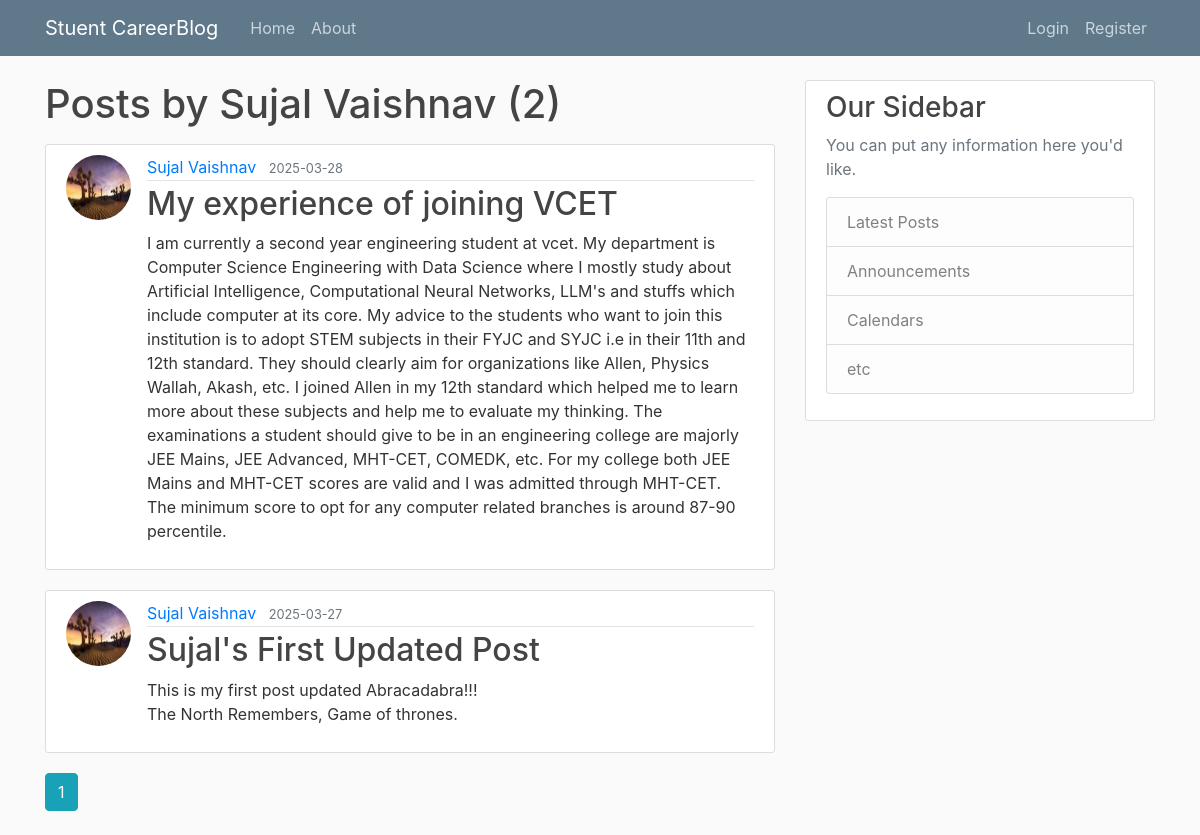
/user/Sujal Vaishnav, run on the app's committed database.
### flaskblog/models.py (models this page shows, shortened)
class User(db.Model, UserMixin):
    id = db.Column(db.Integer, primary_key=True)
    username = db.Column(db.String(20), unique=True, nullable=False)
    email = db.Column(db.String(120), unique=True, nullable=False)
    image_file = db.Column(db.String(20), nullable=False, default='default.jpg')
    password = db.Column(db.String(60), nullable=False)
    posts = db.relationship('Post', backref='author', lazy=True)

class Post(db.Model):
    id = db.Column(db.Integer, primary_key=True)
    title = db.Column(db.String(100), nullable=False)
    date_posted = db.Column(db.DateTime, nullable=False, default=datetime.utcnow)
    content = db.Column(db.Text, nullable=False)
    user_id = db.Column(db.Integer, db.ForeignKey('user.id'), nullable=False)

### flaskblog/users/routes.py (the view)
@users.route("/user/<string:username>")
def user_posts(username):
    page = request.args.get('page', 1, type=int)
    user = User.query.filter_by(username=username).first_or_404()
    posts = Post.query.filter_by(author=user)\
        .order_by(Post.date_posted.desc())\
        .paginate(page=page, per_page=5)
    return render_template('user_posts.html', posts=posts, user=user)

### flaskblog/templates/user_posts.html
{% extends "layout.html" %}
{% block content %}
<h1 class="mb-3">Posts by {{ user.username }} ({{ posts.total }})</h1>
{% for post in posts.items %}
<article class="media content-section">
  <img class="rounded-circle article-img"
    src="{{ url_for('static', filename='profile_pics/' + post.author.image_file) }}">
  <div class="media-body">
    <div class="article-metadata">
      <a class="mr-2" href="{{ url_for('users.user_posts', username=post.author.username) }}">{{ post.author.username
        }}</a>
      <small class="text-muted">{{ post.date_posted.strftime('%Y-%m-%d') }}</small>
    </div>
    <h2><a class="article-title" href="{{ url_for('posts.post', post_id=post.id) }}">{{ post.title }}</a></h2>
    <p class="article-content">{{ post.content }}</p>
  </div>
</article>
{% endfor %}
{% for page_num in posts.iter_pages(left_edge=1, right_edge=1, left_current=1, right_current=2) %}
{% if page_num %}
{% if posts.page == page_num %}
<a class="btn btn-info mb-4" href="{{ url_for('users.user_posts', username=user.username, page=page_num) }}">{{ page_num
  }}</a>
{% else %}
<a class="btn btn-outline-info mb-4" href="{{ url_for('users.user_posts', username=user.username, page=page_num) }}">{{
  page_num }}</a>
{% endif %}
{% else %}
...
{% endif %}
{% endfor %}
{% endblock content %}

### flaskblog/static/main.css (style rules this page uses)
body { background: #fafafa; color: #333333; margin-top: 5rem; }
h1, h2, h3, h4, h5, h6 { color: #444444; }
.content-section { background: #ffffff; padding: 10px 20px; border: 1px solid #dddddd; border-radius: 3px; margin-bottom: 20px; }
.article-title { color: #444444; }
.article-content { white-space: pre-line; }
.article-img { height: 65px; width: 65px; margin-right: 16px; }
.article-metadata { padding-bottom: 1px; margin-bottom: 4px; border-bottom: 1px solid #e3e3e3 }

### data on the page
User: username "Sujal Vaishnav"
Post: image_file (picture), author.username "Sujal Vaishnav", date_posted "2025-03-28", title "My experience of joining VCET", content "I am currently a second year engineering student at vcet. My department is Computer Science Engineering with Data Science where I mostly study about Artificial Intelligence, Computational Neural Networks, LLM's and stuffs which include computer at its core. My advice to the students who want to join this institution is to adopt STEM subjects in their FYJC and SYJC i.e in their 11th and 12th standard. They should clearly aim for organizations like Allen, Physics Wallah, Akash, etc. I joined Allen in my 12th standard which helped me to learn more about these subjects and help me to evaluate my thinking. The examinations a student should give to be in an engineering college are majorly JEE…"
Post: image_file (picture), author.username "Sujal Vaishnav", date_posted "2025-03-27", title "Sujal's First Updated Post", content "This is my first post updated Abracadabra!!! The North Remembers, Game of thrones."

### other printed values
{{ posts.total }} "2"
{{ page_num }} "1"
